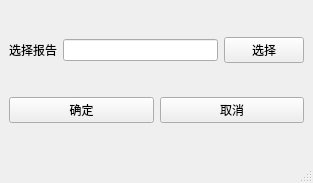
<?xml version="1.0" encoding="UTF-8"?>
<ui version="4.0">
 <class>MainWindow</class>
 <widget class="QMainWindow" name="MainWindow">
  <property name="geometry">
   <rect>
    <x>0</x>
    <y>0</y>
    <width>313</width>
    <height>183</height>
   </rect>
  </property>
  <property name="windowTitle">
   <string>报告转换</string>
  </property>
  <property name="windowIcon">
   <iconset>
    <normaloff>myico.ico</normaloff>myico.ico</iconset>
  </property>
  <widget class="QWidget" name="centralwidget">
   <layout class="QVBoxLayout" name="verticalLayout">
    <item>
     <layout class="QHBoxLayout" name="horizontalLayout">
      <item>
       <widget class="QLabel" name="label">
        <property name="text">
         <string>选择报告</string>
        </property>
       </widget>
      </item>
      <item>
       <widget class="QLineEdit" name="lineEdit"/>
      </item>
      <item>
       <widget class="QPushButton" name="pushButton">
        <property name="text">
         <string>选择</string>
        </property>
       </widget>
      </item>
     </layout>
    </item>
    <item>
     <layout class="QHBoxLayout" name="horizontalLayout_2">
      <item>
       <widget class="QPushButton" name="pushButton_2">
        <property name="text">
         <string>确定</string>
        </property>
       </widget>
      </item>
      <item>
       <widget class="QPushButton" name="pushButton_3">
        <property name="text">
         <string>取消</string>
        </property>
       </widget>
      </item>
     </layout>
    </item>
   </layout>
  </widget>
  <widget class="QMenuBar" name="menubar">
   <property name="geometry">
    <rect>
     <x>0</x>
     <y>0</y>
     <width>313</width>
     <height>23</height>
    </rect>
   </property>
  </widget>
  <widget class="QStatusBar" name="statusbar"/>
 </widget>
 <resources/>
 <connections>
  <connection>
   <sender>pushButton</sender>
   <signal>clicked()</signal>
   <receiver>MainWindow</receiver>
   <slot>findtxtreport()</slot>
   <hints>
    <hint type="sourcelabel">
     <x>266</x>
     <y>65</y>
    </hint>
    <hint type="destinationlabel">
     <x>210</x>
     <y>82</y>
    </hint>
   </hints>
  </connection>
  <connection>
   <sender>pushButton_2</sender>
   <signal>clicked()</signal>
   <receiver>MainWindow</receiver>
   <slot>txt2excle()</slot>
   <hints>
    <hint type="sourcelabel">
     <x>102</x>
     <y>131</y>
    </hint>
    <hint type="destinationlabel">
     <x>48</x>
     <y>146</y>
    </hint>
   </hints>
  </connection>
  <connection>
   <sender>pushButton_3</sender>
   <signal>clicked()</signal>
   <receiver>MainWindow</receiver>
   <slot>close()</slot>
   <hints>
    <hint type="sourcelabel">
     <x>237</x>
     <y>130</y>
    </hint>
    <hint type="destinationlabel">
     <x>192</x>
     <y>146</y>
    </hint>
   </hints>
  </connection>
 </connections>
 <slots>
  <slot>findtxtreport()</slot>
  <slot>txt2excle()</slot>
 </slots>
</ui>
